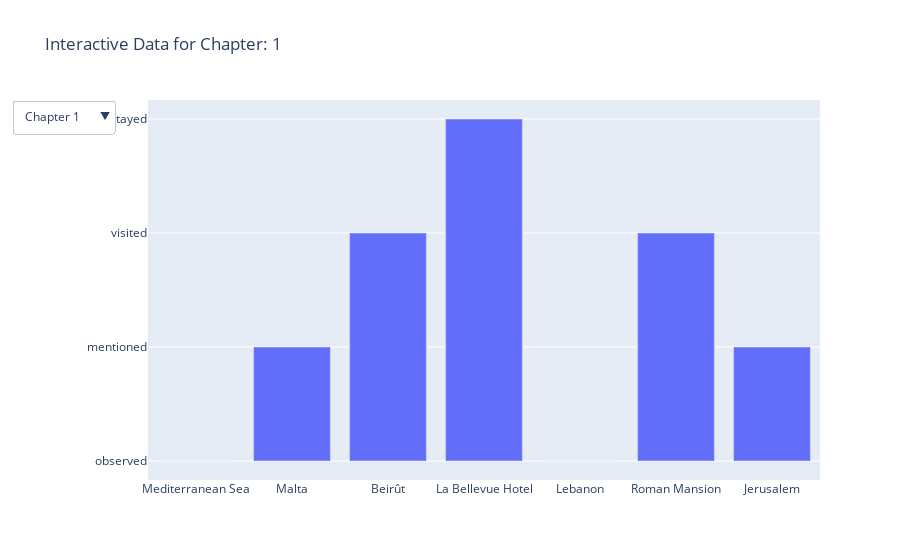

Source (notebook cell):
### Code cell
import pandas as pd
import plotly.graph_objs as go

# Replace 'your_file.xlsx' with the path to your Excel file
file_path = 'Data/consolidated_chapters.xlsx'

# Read the Excel file
df = pd.read_excel(file_path)

# Assuming 'chapter' is a categorical column you want to filter by
# Create a unique list of chapters
chapters = df['Chapter'].unique()

# Initial figure with the first chapter's data
filtered_df = df[df['Chapter'] == chapters[0]]
fig = go.Figure(data=[
    go.Bar(x=filtered_df['place'], y=filtered_df['interaction'])
])

# Update the layout to add a dropdown menu
fig.update_layout(
    title=f'Interactive Data for Chapter: {chapters[0]}',
    updatemenus=[
        {
            'buttons': [
                {
                    'label': f"Chapter {ch}",
                    'method': 'update',
                    'args': [
                        {'y': [df[df['Chapter'] == ch]['interaction']],
                         'x': [df[df['Chapter'] == ch]['place']],
                         'title': f'Interactive Data for Chapter: {ch}'}
                    ]
                } for ch in chapters
            ],
            'direction': 'down',
            'showactive': True,
        }
    ]
)

fig.show()

### Figure 1 — Plotly figure (JSON) as saved in the notebook; plotly's stock layout.template omitted (floating-point values rounded to 4 significant figures)
{"data": [{"type": "bar", "x": ["Mediterranean Sea", "Malta", "Beirût", "La Bellevue Hotel", "Lebanon", "Roman Mansion", "Jerusalem"], "y": ["observed", "mentioned", "visited", "stayed", "observed", "visited", "mentioned"]}], "layout": {"title": {"text": "Interactive Data for Chapter: 1"}, "updatemenus": [{"buttons": [{"args": [{"title": "Interactive Data for Chapter: 1", "x": [["Mediterranean Sea", "Malta", "Beirût", "La Bellevue Hotel", "Lebanon", "Roman Mansion", "Jerusalem"]], "y": [["observed", "mentioned", "visited", "stayed", "observed", "visited", "mentioned"]]}], "label": "Chapter 1", "method": "update"}, {"args": [{"title": "Interactive Data for Chapter: 2", "x": [["Beirut", "Roadside khan", "Nebi-Yunas khan", "Sidon", "Tyre", "St. Jean d'Acre", "Plain of Esdraelon", "Mount Carmel", "Ahtlit", "Tantura", "Cæsarea", "Valley of Sharon", "Jaffa", "Ramleh", "Lydda", "Jerusalem"]], "y": [["mentioned", "stayed", "stayed", "visited", "visited", "passed", "passed", "visited", "passed", "stayed", "visited", "passed", "stayed", "visited", "passed", "visited"]]}], "label": "Chapter 2", "method": "update"}, {"args": [{"title": "Interactive Data for Chapter: 3", "x": [["Jerusalem", "Bethlehem", "Bethany", "Gethsemane", "Calvary", "Mount Olivet", "Zion", "Akra", "Bezetha", "Moriah", "Damascus Gate", "St. Stephen's Gate", "Church of Ascension", "Golden Gate", "Zion Gate", "Jaffa Gate", "Mugrabin Gate", "Virgin's Fount", "Pool of Siloam", "Well of Nehemiah Yuab", "Fortress of David", "Church of Yacobeiah", "Church of St. James", "Armenian Patriarch's palace", "Tomb of David", "Via Dolorosa", "Pool of Bethesda", "Church of St. Anne", "Governor of Jerusalem's residence", "Church of the Holy Sepulchre", "Church of Flagellation", "King Baldwin's Bath"]], "y": [["visited", "mentioned", "mentioned", "mentioned", "mentioned", "mentioned", "observed", "observed", "observed", "observed", "visited", "visited", "observed", "observed", "visited", "visited", "mentioned", "mentioned", "mentioned", "mentioned", "visited", "visited", "visited", "passed", "visited", "visited", "observed", "observed", "visited", "visited", "passed", "observed"]]}], "label": "Chapter 3", "method": "update"}, {"args": [{"title": "Interactive Data for Chapter: 4", "x": [["Jaffa Gate", "Convent of the Cross", "Upper Pool of Gihon", "Charnel House of the Lion", "Grotto of Jeremiah", "Valley of Jehosaphat", "Pool of Siloam", "Virgin's Fount", "King's Gardens", "Well of Joab", "Hill of Scandal", "Garden of Gethsemane", "Church of the Virgin Mary", "Tombs of the Kings", "Damascus Gate", "Cave of Jeremiah"]], "y": [["exited", "passed", "observed", "observed", "mentioned", "passed", "visited", "observed", "passed", "visited", "passed", "observed", "visited", "visited", "approached", "visited"]]}], "label": "Chapter 4", "method": "update"}, {"args": [{"title": "Interactive Data for Chapter: 5", "x": [["Gethsemane", "Mount Olivet", "Church of Ascension", "Bethany", "Chapel of the Prediction", "Jerusalem"]], "y": [["visited", "visited", "visited", "visited", "observed", "visited"]]}], "label": "Chapter 5", "method": "update"}, {"args": [{"title": "Interactive Data for Chapter: 6", "x": [["Mount Olivet", "Village at the top of the mountain", "Well near the village", "Pathway from the city to Jordan"]], "y": [["stayed", "visited", "observed", "visited"]]}], "label": "Chapter 6", "method": "update"}, {"args": [{"title": "Interactive Data for Chapter: 7", "x": [["Valley of Jehosaphat", "Mount Olivet", "Bethany", "Apostles' Fountain", "Wilderness of Judea", "Mount Quarantina", "Dead Sea", "Jericho", "Fountain of Elisha", "Jordan River", "Mount Zion"]], "y": [["passed", "passed", "passed", "passed", "observed", "observed", "visited", "stayed", "visited", "visited", "stayed"]]}], "label": "Chapter 7", "method": "update"}, {"args": [{"title": "Interactive Data for Chapter: 8", "x": [["Road from Jerusalem to Bethlehem", "Bethlehem", "Church and Monastery covering the Cave of the Nativity", "Cave of the Nativity", "Schoolroom of Miss Williams", "Jerome's Cave", "Joseph's House", "The Manger", "Church of St. Helena", "Grotto of the Nativity"]], "y": [["passed", "visited", "visited", "visited", "visited", "visited", "visited", "visited", "stayed", "visited"]]}], "label": "Chapter 8", "method": "update"}, {"args": [{"title": "Interactive Data for Chapter: 9", "x": [["Mount Olivet", "Church of Ascension", "Wady Farah", "Valley of Delight", "Enon near to Salim", "Liftah (Nephtoah)", "Jerusalem"]], "y": [["passed", "observed", "visited", "visited", "mentioned", "visited", "stayed"]]}], "label": "Chapter 9", "method": "update"}, {"args": [{"title": "Interactive Data for Chapter: 10", "x": [["Mosque of Omar", "Temple enclosure", "Church of St. Anne", "Golden Gate", "Mosque of Aksa", "Sedna Esa", "Cave of the Sakhrah", "Solomon's Temple"]], "y": [["visited", "visited", "observed", "mentioned", "visited", "mentioned", "visited", "mentioned"]]}], "label": "Chapter 10", "method": "update"}, {"args": [{"title": "Interactive Data for Chapter: 11", "x": [["Parley Room", "Tomb of David", "Turfendah's Home", "Mosque of Omar", "Zion Gate", "Coenaculum", "Keeper's Hareem", "Author's Home"]], "y": [["stayed", "visited", "visited", "mentioned", "observed", "observed", "visited", "stayed"]]}], "label": "Chapter 11", "method": "update"}, {"args": [{"title": "Interactive Data for Chapter: 12", "x": [["Jerusalem", "House of Bash Catib", "Neby Daûd", "Jewish quarter"]], "y": [["stayed", "visited", "visited", "passed by"]]}], "label": "Chapter 12", "method": "update"}, {"args": [{"title": "Interactive Data for Chapter: 13", "x": [["Damascus", "Jerusalem", "bazaars of Jerusalem", "Wady el Wer", "Bethlehem", "Church of the Holy Sepulchre"]], "y": [["mentioned", "visited", "visited", "mentioned", "mentioned", "mentioned"]]}], "label": "Chapter 13", "method": "update"}, {"args": [{"title": "Interactive Data for Chapter: 14", "x": [["Bazaar", "Home of Turfendah and friends", "Bathing Establishment", "Dressing-room in Bathing Establishment"]], "y": [["passed", "stayed", "visited", "stayed"]]}], "label": "Chapter 14", "method": "update"}, {"args": [{"title": "Interactive Data for Chapter: 16", "x": [["Private house in the Jewish quarter", "Hackmè or dispensary", "House's kitchen", "House's upper court", "Housetop terrace", "Valley of the Tyropoon", "Mount Olivet", "Temple enclosure", "Mugrabin quarter", "Mount Zion", "Council Chamber or Sanhedrim", "Cheesemongers' Valley"]], "y": [["stayed", "visited", "observed", "visited", "visited", "observed", "observed", "observed", "observed", "observed", "visited", "observed"]]}], "label": "Chapter 16", "method": "update"}, {"args": [{"title": "Interactive Data for Chapter: 18", "x": [["Mount Zion", "Church of the Holy Sepulchre", "Temple Walls", "Tomb of Rachel", "Ephrath (Ephratah)", "Bethlehem", "Synagogues in Jerusalem"]], "y": [["mentioned", "mentioned", "visited", "observed", "mentioned", "mentioned", "visited"]]}], "label": "Chapter 18", "method": "update"}, {"args": [{"title": "Interactive Data for Chapter: 19", "x": [["Church of the Holy Sepulchre", "Stone of Unction", "Scene of the Crucifixion", "Chapel of the Holy Cross", "Tomb of Joseph of Arimathea", "Subterranean part of the Church", "Church of the Nativity"]], "y": [["visited", "observed", "visited", "visited", "observed", "visited", "mentioned"]]}], "label": "Chapter 19", "method": "update"}, {"args": [{"title": "Interactive Data for Chapter: 20", "x": [["Jerusalem", "Bethlehem", "Gardens of Solomon", "Mount Olivet", "Syria"]], "y": [["observed", "mentioned", "mentioned", "observed", "visited"]]}], "label": "Chapter 20", "method": "update"}], "direction": "down", "showactive": true}]}}
